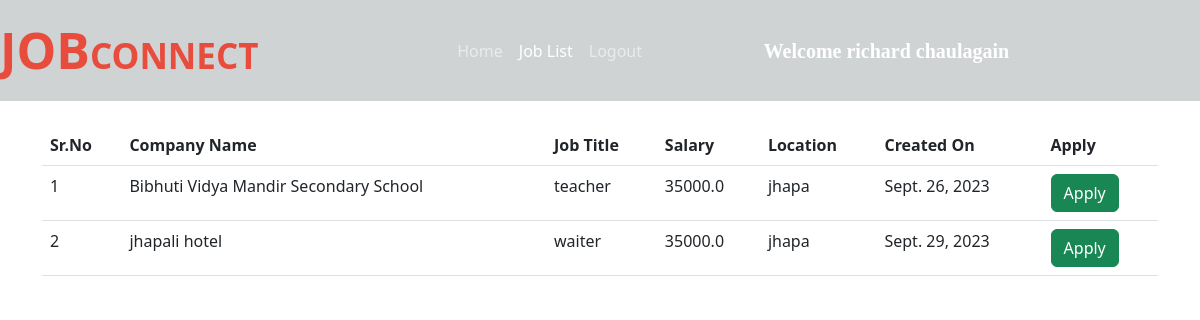
The app's page /all_jobs/ (signed in) with its own data.
### job/models.py (models this page shows, shortened)
class Job(models.Model):
    company = models.ForeignKey(Company, on_delete=models.CASCADE)
    start_date = models.DateField()
    end_date = models.DateField()
    title = models.CharField(max_length=200)
    salary = models.FloatField()
    image = models.ImageField(upload_to="")
    description = models.TextField(max_length=400)
    experience = models.CharField(max_length=100)
    location = models.CharField(max_length=100)
    skills = models.CharField(max_length=200)
    creation_date = models.DateField()

class Company(models.Model):
    user = models.ForeignKey(User, on_delete=models.CASCADE)
    phone = models.CharField(max_length=10)
    image = models.ImageField(upload_to="")
    gender = models.CharField(max_length=10)
    type = models.CharField(max_length=15)
    status = models.CharField(max_length=20)
    company_name = models.CharField(max_length=100)

### job/views.py (the view)
# urls.py: path("all_jobs/", views.all_jobs, name="all_jobs"),
def all_jobs(request):
    jobs = Job.objects.all().order_by('-start_date')
    applicant = Applicant.objects.get(user=request.user)
    apply = Application.objects.filter(applicant=applicant)
    data = []
    for i in apply:
        data.append(i.job.id)
    return render(request, "all_jobs.html", {'jobs':jobs, 'data':data})

### job/templates/all_jobs.html (shortened to what this page needs)
{% extends 'user_navbar.html' %}
{% block job_list %} active {% endblock %}
{% block body %}
<div class="container mt-4">
<table class="table table-hover" id="example">
    <thead>
        <tr>
            <th>Sr.No</th>
            <th>Company Name</th>
            <th>Job Title</th>
            <th>Salary</th>
            <th>Location</th>
            <th>Created On</th>
            <th>Apply</th>
        </tr>
    </thead>
    <tbody>
        {% for job in jobs %}
        <tr>
            <td>{{forloop.counter}}</td>
            <td>{{job.company.company_name}}</td>
            <td>{{job.title}}</td>
            <td>{{job.salary}}</td>
            <td>{{job.location}}</td>
            <td>{{job.creation_date}}</td>
            {% if job.id in data %}
            <td><a class="btn btn-success">Applied</a></td>
            {% else %}
            <td><a href="/job_detail/{{job.id}}/" class="btn btn-success">Apply</a></td>
            {% endif %}
        </tr>
        {% endfor %}
    </tbody>
</table>
</div>
{% endblock %}

### job/templates/user_navbar.html (shortened to what this page needs)
<!doctype html>
<html lang="en">
  <head>
    <link href="https://cdn.jsdelivr.net/npm/bootstrap@5.2.0/dist/css/bootstrap.min.css" rel="stylesheet">
</head>
  <body>
    <nav class="navbar navbar-expand-lg navbar-dark sticky-top">
        <a class="navbar-brand" href="/"><span class="head1">JOB</span><span class="head2">CONNECT</span></a>
        <div class="container w-50">
          <div class="collapse navbar-collapse" id="navbarSupportedContent">
            <ul class="navbar-nav me-auto mb-2 mb-lg-0">
              <li class="nav-item">
                <a class="nav-link {% block home %}{% endblock %}" aria-current="page" href="/user_homepage/">Home</a>
              </li>
              <li class="nav-item">
                <a class="nav-link {% block job_list %}{% endblock %}" href="/all_jobs/">Job List</a>
              </li>
              <li class="nav-item">
                <a class="nav-link" href="/logout/">Logout</a>
              </li>
            </ul>
            <a class="navbar-brand" style="font-weight: bold; font-family: 'Times New Roman', Times, serif;"
              href="#">Welcome {{request.user.get_full_name}}</a>
          </div>
        </div>
    </nav>
    {% block body %}
    {% endblock %}
  </body>
</html>

### job/templates/user_navbar.html (style rules this page uses)
.navbar { background-color: #D0D3D4; }
.head1 { color: #E74C3C; font-size: 50px; font-weight: bold; height: 50px; }
.head2 { color: #E74C3C; font-size: 35px; font-weight: bold; }

### records on screen
Job: company.company_name "Bibhuti Vidya Mandir Secondary School", title "teacher", salary "35000.0", location "jhapa", creation_date "Sept. 26, 2023"
Job: company.company_name "jhapali hotel", title "waiter", salary "35000.0", location "jhapa", creation_date "Sept. 29, 2023"

### other values on screen
{{ request.user.get_full_name }} "richard chaulagain"
